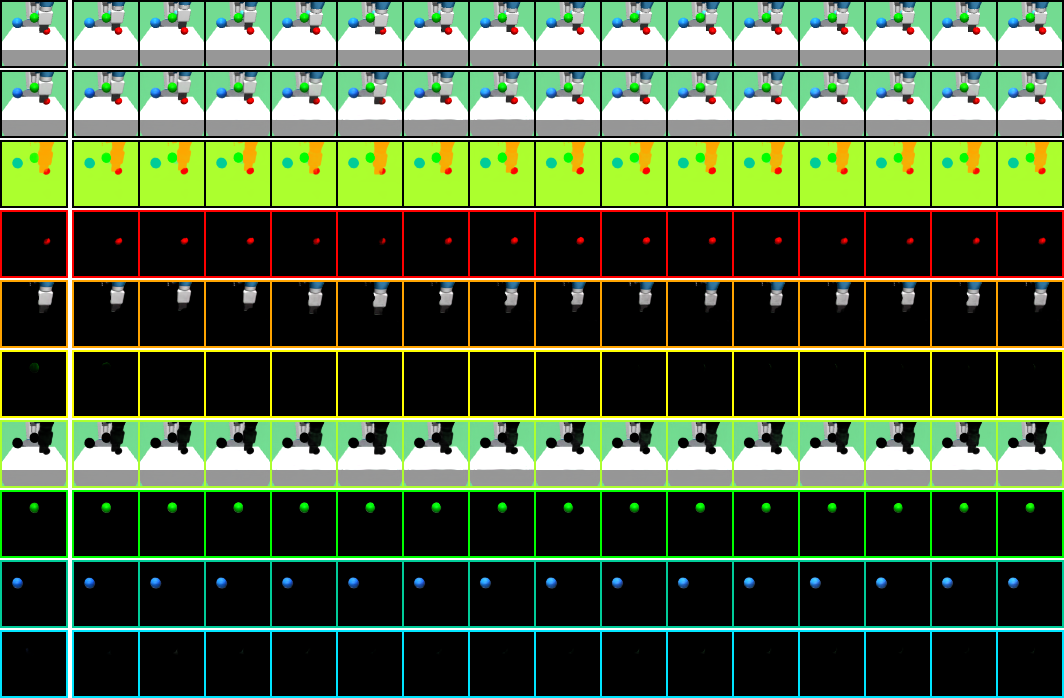
#> input picture sim_vla/sold/assets/sample_rollout.png, 1064 x 698 px; its folder holds only this picture in this run
$ python -i annotate_cups_rgb.py   (imports and definitions only)
#> lines starting #> are read from the running program, lines starting #| are printed output that depends on the picture; after the words box and inside, x2 and y2 are one past the last pixel; in counts of white or black regions, pixels touching at a corner belong together
"""Annotate the two-cube cup task from RGB and recorded gripper actions.

Sustained gripper transitions identify every grasp attempt, including retries.
Current-frame colour measurements assign the moving cube and measure spatial
and compatibility relations with past-only smoothing. Containment requires a
release plus visual cup alignment. The output is the standard validated
annotation consumed by ``pack_graphs``.

    python -m real_robot.preprocessing.annotate_cups_rgb --episodes cubes_in_cup
"""

from __future__ import annotations

import argparse
import os
from typing import Any, Dict, List, Optional, Sequence, Tuple

import cv2
import numpy as np

from ..common import add_config_arguments, load_configs, stable_hash, utc_now
from ..graphs.validate import ValidationSettings, build_annotation, fact_ids
from .annotate_episode import EpisodeAnnotator
from .annotate_stack_rgb import (_box1000, _components, _pick, _runs,
                                 _temporal, causal_smooth, compatibility, decimate_tracks,
                                 distance_label, episode_actions,
                                 measured_distance_cm, track_geometry)
from .prepare_videos import prepared_status


def _cup_components(rgb: np.ndarray) -> List[Tuple[int, int, int, int, int]]:
    hsv = cv2.cvtColor(rgb, cv2.COLOR_RGB2HSV)
#> hsv: shape (698, 1064, 3); mean H, S, V 17.5, 48, 98.7
    # The cup is pale cyan. The saturation floor excludes the white table;
    # the ceiling separates it from the turquoise robot body.
    mask = cv2.inRange(hsv, (78, 18, 75), (112, 155, 255))
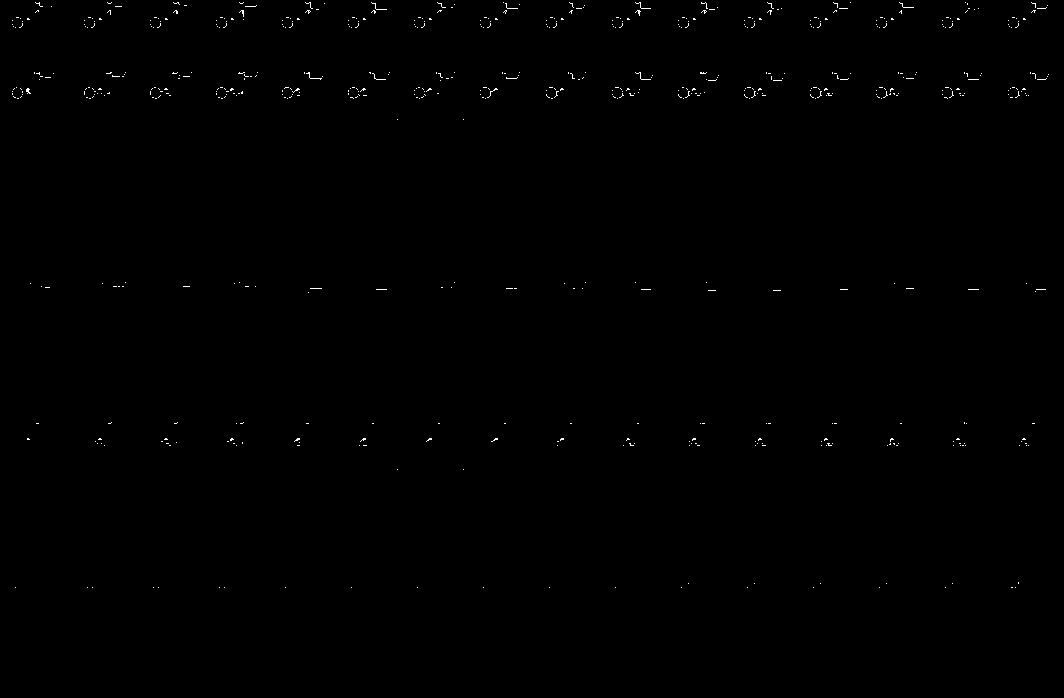
#> mask: shape (698, 1064); 0.27% white in thin lines or dots, all inside (x1, y1, x2, y2) = (12, 2, 1049, 588)
    mask = cv2.morphologyEx(mask, cv2.MORPH_OPEN, np.ones((5, 5), np.uint8))
#> mask: shape (698, 1064); every value is 0
    mask = cv2.morphologyEx(mask, cv2.MORPH_CLOSE, np.ones((9, 9), np.uint8))
    _, _, stats, _ = cv2.connectedComponentsWithStats(mask)
#> stats = [[0, 0, 1064, 698, 742672]]
    parts = [tuple(int(v) for v in row) for row in stats[1:]
             if 500 <= int(row[4]) <= 30000]
#> parts = []
    return sorted(parts, key=lambda box: box[4], reverse=True)


# [113 lines left out: functions _pick_cup, track, _persistent, grasp_cycles, assign_cycles, not called in this run]


def _centre_xy(box: np.ndarray) -> np.ndarray:
    return np.asarray([(box[1] + box[3]) / 2, (box[0] + box[2]) / 2])


# [201 lines left out: functions _direction, make_answer, main, not called in this run]


# [2 lines not run here, left out]

>>> import cv2
>>> picture = cv2.cvtColor(cv2.imread('../../sim_vla/sold/assets/sample_rollout.png'), cv2.COLOR_BGR2RGB)
>>> result = _cup_components(picture)
#> result = []

$ run again, on sim_vla/sold/assets/dynamics_reach_red.png
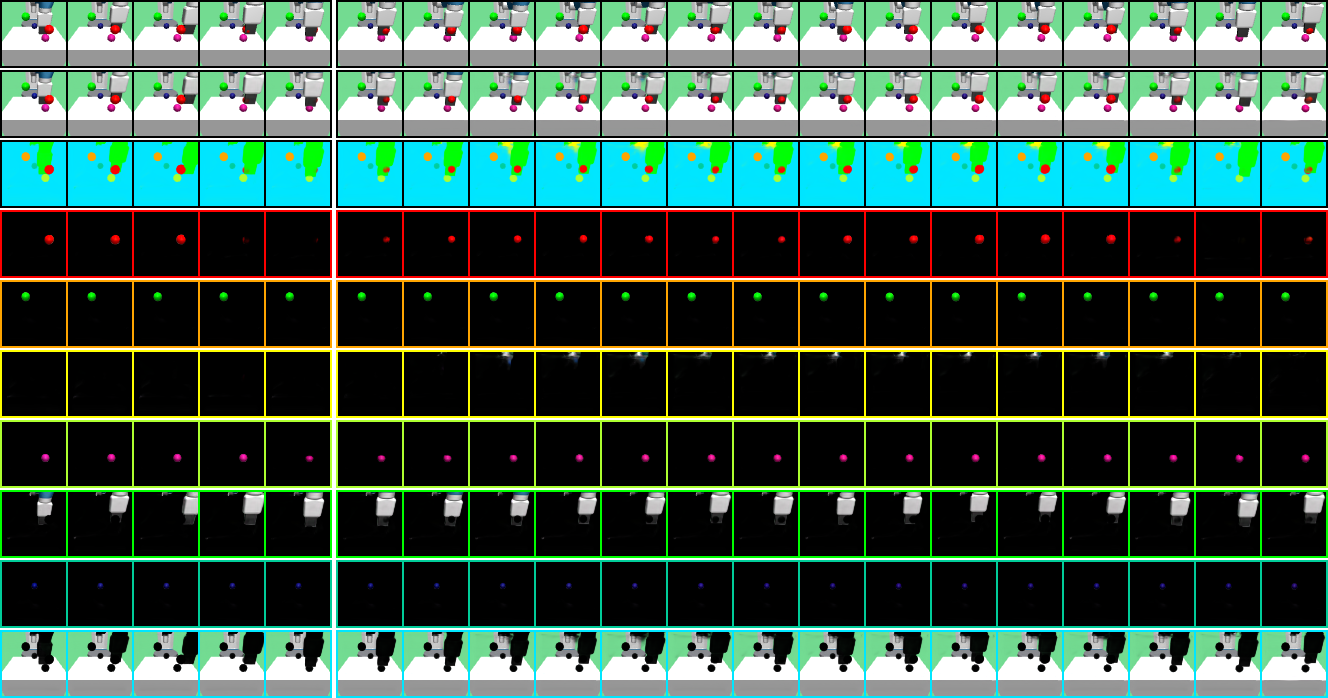
#> input picture sim_vla/sold/assets/dynamics_reach_red.png, 1328 x 698 px
#> hsv: shape (698, 1328, 3); mean H, S, V 22.3, 51.7, 97.7
#> in _cup_components, `mask = cv2.inRange(hsv, (78, 18, 75), (112, 155, 255))`:
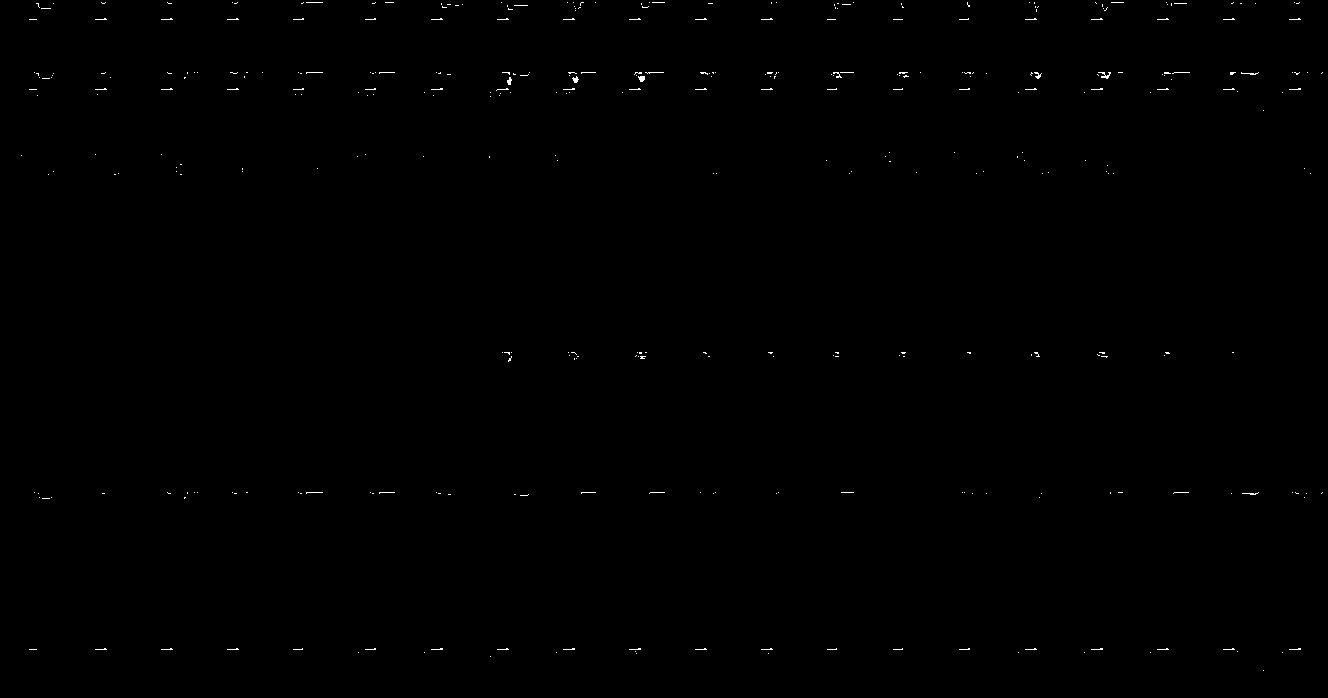
#> mask: shape (698, 1328); 0.22% white in thin lines or dots
#> stats = [[0, 0, 1328, 698, 926944]]
#> parts = []

$ run again, on sim_vla/sold/assets/reward_predictor_attention_reach_red.png
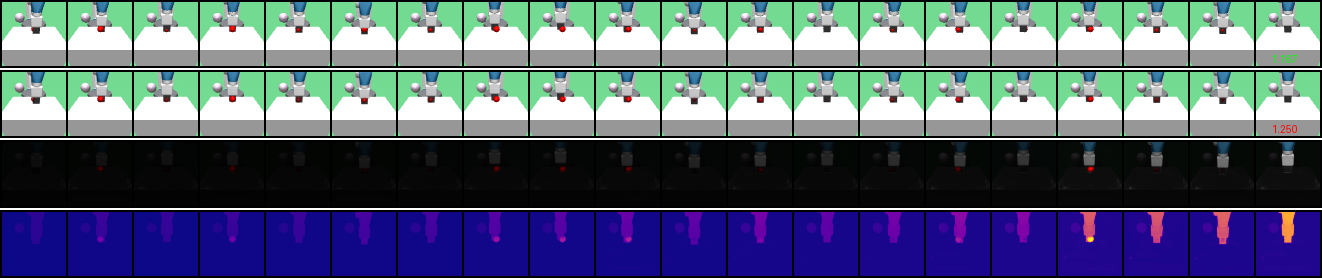
#> input picture sim_vla/sold/assets/reward_predictor_attention_reach_red.png, 1322 x 278 px
#> hsv: shape (278, 1322, 3); mean H, S, V 50.2, 84, 130.7
#> in _cup_components, `mask = cv2.inRange(hsv, (78, 18, 75), (112, 155, 255))`:
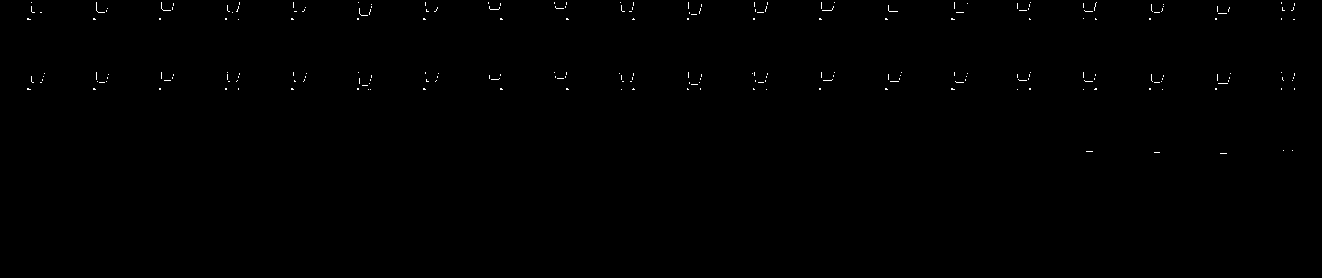
#> mask: shape (278, 1322); 0.25% white in thin lines or dots, all inside (x1, y1, x2, y2) = (27, 2, 1295, 154)
#> stats = [[0, 0, 1322, 278, 367516]]
#> parts = []
